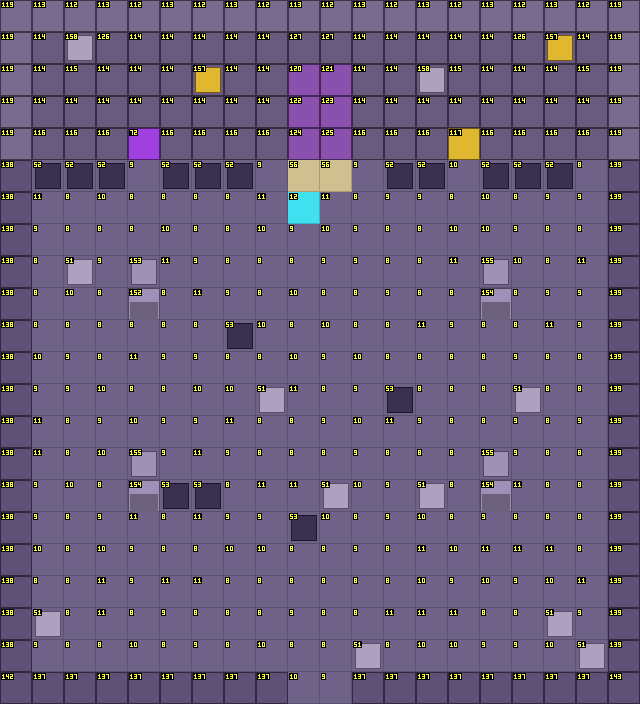

The image is a tile-based game level rendered from a .tmx file. Its description and complete source (layers, tilesets, objects, tile grids) follow:
An orthogonal 20x22 tile map with 32x32 px tiles, 4 tile layers (Sol, Decor, Murs, Dessus) and 11 objects (2x Sortie, 2x Spawn, 2x Ennemi, StatueCorbeau, MurFissure, ...).

<map version="1.10" tiledversion="1.12.2" orientation="orthogonal" renderorder="right-down" width="20" height="22" tilewidth="32" tileheight="32" infinite="0" nextlayerid="6" nextobjectid="12">
 <properties>
  <property name="camera" value="suivre" />
  <property name="monde_x" type="int" value="4" />
  <property name="monde_y" type="int" value="0" />
 </properties>
 <tileset firstgid="1" source="../tilesets/route_chateau.tsx" />
 <layer id="1" name="Sol" width="20" height="22">
  <data encoding="csv">
9,9,9,9,9,9,9,9,9,9,9,9,9,9,9,9,9,9,9,9,
9,9,9,9,9,9,9,9,9,9,9,9,9,9,9,9,9,9,9,9,
9,9,9,9,9,9,9,9,9,9,9,9,9,9,9,9,9,9,9,9,
9,9,9,9,9,9,9,9,9,9,9,9,9,9,9,9,9,9,9,9,
9,9,9,9,131,9,9,9,9,9,9,9,9,9,9,9,9,9,9,9,
0,11,10,9,10,9,10,12,10,57,57,10,9,9,11,11,9,9,9,0,
0,12,9,11,9,9,9,9,12,13,12,9,10,10,9,11,9,10,10,0,
0,10,9,9,9,11,9,9,11,10,11,10,9,9,11,11,10,9,9,0,
0,9,10,10,9,12,10,9,9,9,10,10,9,9,12,11,11,9,12,0,
0,9,11,9,9,9,12,10,9,11,9,9,10,9,9,12,9,10,10,0,
0,9,9,9,9,9,9,11,11,9,11,9,9,12,10,9,9,12,10,0,
0,11,10,9,12,10,10,9,9,11,10,11,9,9,9,9,10,9,9,0,
0,10,10,11,9,9,11,11,11,12,9,10,10,9,9,9,10,9,9,0,
0,12,9,10,11,10,10,12,9,9,10,11,12,10,9,9,10,9,10,0,
0,12,9,11,9,10,12,10,9,9,9,10,9,9,9,9,10,9,9,0,
0,10,11,9,9,9,9,9,12,12,12,11,10,12,9,9,12,9,9,0,
0,10,9,10,12,9,12,10,10,10,11,9,10,11,9,10,9,9,9,0,
0,11,9,11,10,9,9,11,11,9,9,10,9,12,11,12,12,12,9,0,
0,9,9,12,10,12,12,9,9,9,9,9,9,11,10,11,10,11,12,0,
0,10,9,12,9,10,9,9,9,10,9,9,12,12,12,9,9,11,10,0,
0,10,9,9,11,9,10,9,11,9,9,12,9,11,11,10,10,11,10,0,
0,0,0,0,0,0,0,0,0,11,10,0,0,0,0,0,0,0,0,0
</data>
 </layer>
 <layer id="2" name="Decor" width="20" height="22">
  <data encoding="csv">
0,0,0,0,0,0,0,0,0,0,0,0,0,0,0,0,0,0,0,0,
0,0,0,0,0,0,0,0,0,0,0,0,0,0,0,0,0,0,0,0,
0,0,0,0,0,0,0,0,0,0,0,0,0,0,0,0,0,0,0,0,
0,0,0,0,0,0,0,0,0,0,0,0,0,0,0,0,0,0,0,0,
0,0,0,0,0,0,0,0,0,0,0,0,0,0,0,0,0,0,0,0,
0,53,53,53,0,53,53,53,0,0,0,0,53,53,0,53,53,53,0,0,
0,0,0,0,0,0,0,0,0,0,0,0,0,0,0,0,0,0,0,0,
0,0,0,0,0,0,0,0,0,0,0,0,0,0,0,0,0,0,0,0,
0,0,52,0,0,0,0,0,0,0,0,0,0,0,0,0,0,0,0,0,
0,0,0,0,0,0,0,0,0,0,0,0,0,0,0,0,0,0,0,0,
0,0,0,0,0,0,0,54,0,0,0,0,0,0,0,0,0,0,0,0,
0,0,0,0,0,0,0,0,0,0,0,0,0,0,0,0,0,0,0,0,
0,0,0,0,0,0,0,0,52,0,0,0,54,0,0,0,52,0,0,0,
0,0,0,0,0,0,0,0,0,0,0,0,0,0,0,0,0,0,0,0,
0,0,0,0,0,0,0,0,0,0,0,0,0,0,0,0,0,0,0,0,
0,0,0,0,0,54,54,0,0,0,52,0,0,52,0,0,0,0,0,0,
0,0,0,0,0,0,0,0,0,54,0,0,0,0,0,0,0,0,0,0,
0,0,0,0,0,0,0,0,0,0,0,0,0,0,0,0,0,0,0,0,
0,0,0,0,0,0,0,0,0,0,0,0,0,0,0,0,0,0,0,0,
0,52,0,0,0,0,0,0,0,0,0,0,0,0,0,0,0,52,0,0,
0,0,0,0,0,0,0,0,0,0,0,52,0,0,0,0,0,0,52,0,
0,0,0,0,0,0,0,0,0,0,0,0,0,0,0,0,0,0,0,0
</data>
 </layer>
 <layer id="3" name="Murs" width="20" height="22">
  <data encoding="csv">
120,114,113,114,113,114,113,114,113,114,113,114,113,114,113,114,113,114,113,120,
120,115,115,127,115,115,115,115,115,128,128,115,115,115,115,115,127,115,115,120,
120,115,116,115,115,115,116,115,115,121,122,115,115,115,116,115,115,115,116,120,
120,115,115,115,115,115,115,115,115,123,124,115,115,115,115,115,115,115,115,120,
120,117,117,117,73,117,117,117,117,125,126,117,117,117,118,117,117,117,117,120,
139,0,0,0,0,0,0,0,0,0,0,0,0,0,0,0,0,0,0,140,
139,0,0,0,0,0,0,0,0,0,0,0,0,0,0,0,0,0,0,140,
139,0,0,0,0,0,0,0,0,0,0,0,0,0,0,0,0,0,0,140,
139,0,0,0,0,0,0,0,0,0,0,0,0,0,0,0,0,0,0,140,
139,0,0,0,153,0,0,0,0,0,0,0,0,0,0,155,0,0,0,140,
139,0,0,0,0,0,0,0,0,0,0,0,0,0,0,0,0,0,0,140,
139,0,0,0,0,0,0,0,0,0,0,0,0,0,0,0,0,0,0,140,
139,0,0,0,0,0,0,0,0,0,0,0,0,0,0,0,0,0,0,140,
139,0,0,0,0,0,0,0,0,0,0,0,0,0,0,0,0,0,0,140,
139,0,0,0,0,0,0,0,0,0,0,0,0,0,0,0,0,0,0,140,
139,0,0,0,155,0,0,0,0,0,0,0,0,0,0,155,0,0,0,140,
139,0,0,0,0,0,0,0,0,0,0,0,0,0,0,0,0,0,0,140,
139,0,0,0,0,0,0,0,0,0,0,0,0,0,0,0,0,0,0,140,
139,0,0,0,0,0,0,0,0,0,0,0,0,0,0,0,0,0,0,140,
139,0,0,0,0,0,0,0,0,0,0,0,0,0,0,0,0,0,0,140,
139,0,0,0,0,0,0,0,0,0,0,0,0,0,0,0,0,0,0,140,
143,138,138,138,138,138,138,138,138,0,0,138,138,138,138,138,138,138,138,144
</data>
 </layer>
 <objectgroup id="4" name="Objets">
  <object id="1" type="Sortie" x="288" y="672" width="64" height="32">
   <properties>
    <property name="cible_carte" value="res://scenes/rooms/passage_falaise_room.tscn" />
    <property name="cible_spawn" value="depuis_chateau" />
    <property name="godot_node_type" value="area" />
   </properties>
  </object>
  <object id="2" type="Spawn" x="320" y="624">
   <properties>
    <property name="id" value="depuis_passage_falaise" />
   </properties>
   <point />
  </object>
  <object id="3" type="StatueCorbeau" x="208" y="624">
   <properties>
    <property name="id" value="chateau_statue_cour" />
   </properties>
   <point />
  </object>
  <object id="4" type="MurFissure" x="128" y="128" width="32" height="32">
   <properties>
    <property name="id" value="chateau_mur_01" />
    <property name="apparence" value="mur" />
   </properties>
  </object>
  <object id="5" type="Sortie" x="128" y="128" width="32" height="32">
   <properties>
    <property name="cible_carte" value="res://scenes/rooms/chateau_salle_01_room.tscn" />
    <property name="cible_spawn" value="depuis_cour" />
    <property name="godot_node_type" value="area" />
   </properties>
  </object>
  <object id="6" type="Spawn" x="144" y="208">
   <properties>
    <property name="id" value="depuis_salle_01" />
   </properties>
   <point />
  </object>
  <object id="7" type="Ennemi" x="464" y="400">
   <properties>
    <property name="type" value="chevalier_corrompu" />
    <property name="variante" value="normal" />
   </properties>
   <point />
  </object>
  <object id="8" type="Ennemi" x="464" y="144">
   <properties>
    <property name="type" value="oeil_morvath" />
    <property name="variante" value="normal" />
   </properties>
   <point />
  </object>
  <object id="9" type="Marqueur" x="320" y="112">
   <properties>
    <property name="id" value="chateau_portail" />
   </properties>
   <point />
  </object>
  <object id="10" type="Scenario" x="320" y="576">
   <properties>
    <property name="cinematique" value="chateau_cour_voix" />
    <property name="si" value="corvan_absorbe_sceau" />
    <property name="sauf" value="chateau_cour_vu,morvath_vaincu" />
   </properties>
   <point />
  </object>
  <object id="11" name="indice_portail" x="256" y="160" width="128" height="64">
   <properties>
    <property name="godot_node_type" value="area" />
   </properties>
  </object>
 </objectgroup>
 <layer id="5" name="Dessus" width="20" height="22">
  <data encoding="csv">
0,0,0,0,0,0,0,0,0,0,0,0,0,0,0,0,0,0,0,0,
0,0,159,0,0,0,0,0,0,0,0,0,0,0,0,0,0,158,0,0,
0,0,0,0,0,0,158,0,0,0,0,0,0,159,0,0,0,0,0,0,
0,0,0,0,0,0,0,0,0,0,0,0,0,0,0,0,0,0,0,0,
0,0,0,0,0,0,0,0,0,0,0,0,0,0,0,0,0,0,0,0,
0,0,0,0,0,0,0,0,0,0,0,0,0,0,0,0,0,0,0,0,
0,0,0,0,0,0,0,0,0,0,0,0,0,0,0,0,0,0,0,0,
0,0,0,0,0,0,0,0,0,0,0,0,0,0,0,0,0,0,0,0,
0,0,0,0,154,0,0,0,0,0,0,0,0,0,0,156,0,0,0,0,
0,0,0,0,0,0,0,0,0,0,0,0,0,0,0,0,0,0,0,0,
0,0,0,0,0,0,0,0,0,0,0,0,0,0,0,0,0,0,0,0,
0,0,0,0,0,0,0,0,0,0,0,0,0,0,0,0,0,0,0,0,
0,0,0,0,0,0,0,0,0,0,0,0,0,0,0,0,0,0,0,0,
0,0,0,0,0,0,0,0,0,0,0,0,0,0,0,0,0,0,0,0,
0,0,0,0,156,0,0,0,0,0,0,0,0,0,0,156,0,0,0,0,
0,0,0,0,0,0,0,0,0,0,0,0,0,0,0,0,0,0,0,0,
0,0,0,0,0,0,0,0,0,0,0,0,0,0,0,0,0,0,0,0,
0,0,0,0,0,0,0,0,0,0,0,0,0,0,0,0,0,0,0,0,
0,0,0,0,0,0,0,0,0,0,0,0,0,0,0,0,0,0,0,0,
0,0,0,0,0,0,0,0,0,0,0,0,0,0,0,0,0,0,0,0,
0,0,0,0,0,0,0,0,0,0,0,0,0,0,0,0,0,0,0,0,
0,0,0,0,0,0,0,0,0,0,0,0,0,0,0,0,0,0,0,0
</data>
 </layer>
</map>
